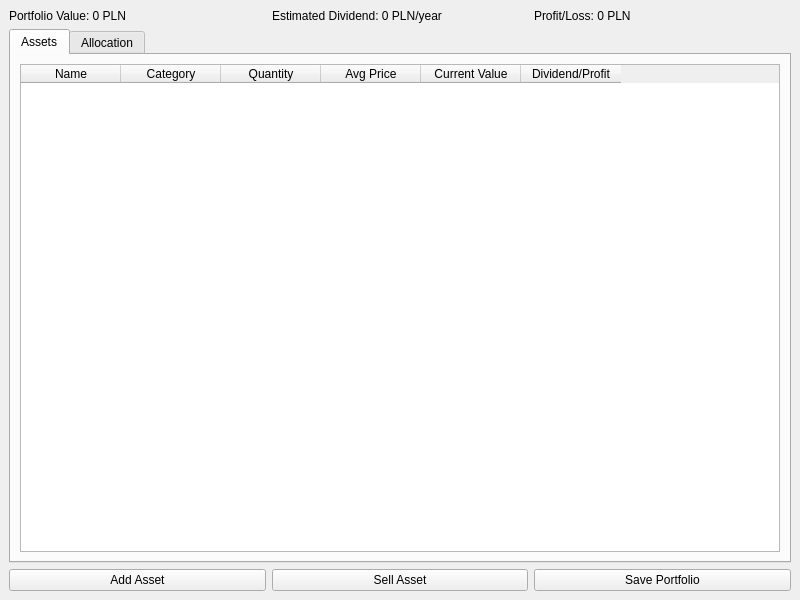
<?xml version="1.0" encoding="UTF-8"?>
<ui version="4.0">
 <class>MainWindow</class>
 <widget class="QMainWindow" name="MainWindow">
  <property name="geometry">
   <rect>
    <x>0</x>
    <y>0</y>
    <width>800</width>
    <height>600</height>
   </rect>
  </property>
  <property name="windowTitle">
   <string>MainWindow</string>
  </property>
  <widget class="QWidget" name="centralwidget">
   <layout class="QVBoxLayout" name="verticalLayout">
    <item>
     <layout class="QHBoxLayout" name="horizontalLayout_2">
      <item>
       <widget class="QLabel" name="lblTotalValue">
        <property name="text">
         <string>Portfolio Value: 0 PLN</string>
        </property>
       </widget>
      </item>
      <item>
       <widget class="QLabel" name="lblDividend">
        <property name="text">
         <string>Estimated Dividend: 0 PLN/year</string>
        </property>
       </widget>
      </item>
      <item>
       <widget class="QLabel" name="lblProfit">
        <property name="text">
         <string>Profit/Loss: 0 PLN</string>
        </property>
       </widget>
      </item>
     </layout>
    </item>
    <item>
     <widget class="QTabWidget" name="tabWidget">
      <property name="currentIndex">
       <number>0</number>
      </property>
      <widget class="QWidget" name="tab">
       <attribute name="title">
        <string>Assets</string>
       </attribute>
       <layout class="QHBoxLayout" name="horizontalLayout">
        <item>
         <widget class="QTableWidget" name="tableWidget">
          <column>
           <property name="text">
            <string>Name</string>
           </property>
          </column>
          <column>
           <property name="text">
            <string>Category</string>
           </property>
          </column>
          <column>
           <property name="text">
            <string>Quantity</string>
           </property>
          </column>
          <column>
           <property name="text">
            <string>Avg Price</string>
           </property>
          </column>
          <column>
           <property name="text">
            <string>Current Value</string>
           </property>
          </column>
          <column>
           <property name="text">
            <string>Dividend/Profit</string>
           </property>
          </column>
         </widget>
        </item>
       </layout>
      </widget>
      <widget class="QWidget" name="tab_2">
       <attribute name="title">
        <string>Allocation</string>
       </attribute>
      </widget>
     </widget>
    </item>
    <item>
     <layout class="QHBoxLayout" name="horizontalLayout_3">
      <item>
       <widget class="QPushButton" name="btnAdd">
        <property name="text">
         <string>Add Asset</string>
        </property>
       </widget>
      </item>
      <item>
       <widget class="QPushButton" name="btnDelete">
        <property name="text">
         <string>Sell Asset</string>
        </property>
       </widget>
      </item>
      <item>
       <widget class="QPushButton" name="btnSave">
        <property name="text">
         <string>Save Portfolio</string>
        </property>
       </widget>
      </item>
     </layout>
    </item>
   </layout>
  </widget>
  <widget class="QMenuBar" name="menubar">
   <property name="geometry">
    <rect>
     <x>0</x>
     <y>0</y>
     <width>800</width>
     <height>21</height>
    </rect>
   </property>
  </widget>
 </widget>
 <resources/>
 <connections/>
</ui>
